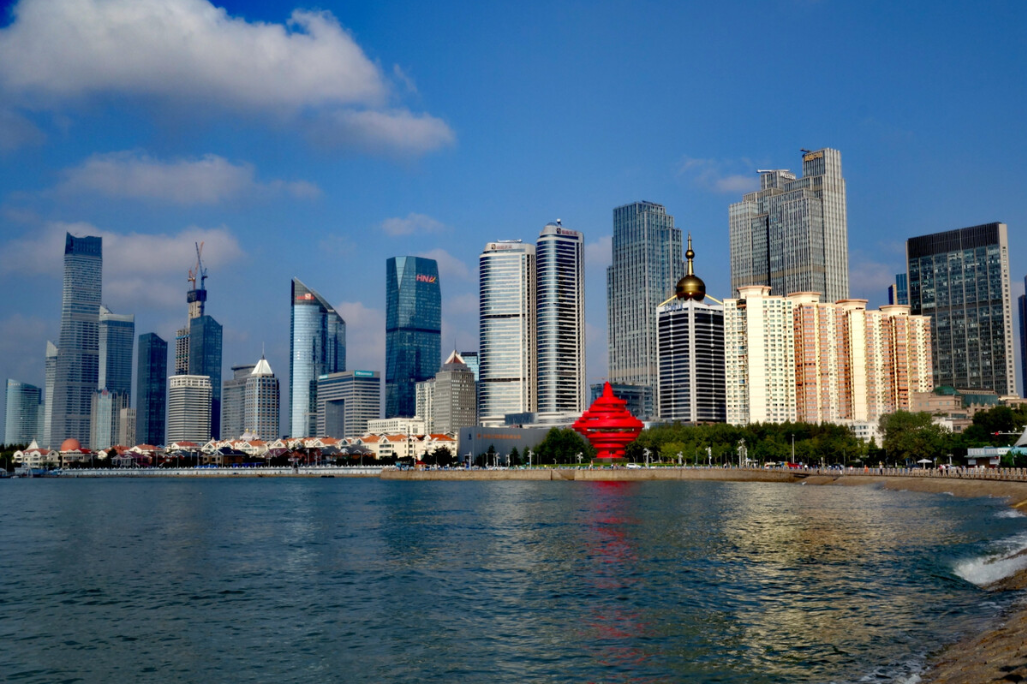
%> input picture Dehaze/test_images/54.png, 1027 x 684 px
$ octave demo.m   (GNU Octave 9; MATLAB toolbox functions it lacks are replaced by stand-ins)
%> lines starting %> are read from the running program, lines starting %| are printed output that depends on the picture
### Dehaze/functions/func_DCP_noSkyDetect.m
% function for Dark Channel Prior without sky detect
function output = func_DCP_noSkyDetect(input)
J = input;

patch_size_dc1 = 16;
str1=strel('square',patch_size_dc1);
Jdark = imerode(min(J,[],3),str1);

[m,n,~] = size(J);
imsize = m*n;
N = floor( m*n./1000 );
JDarkVec = reshape(Jdark,imsize,1);
ImVec = reshape(J,imsize,3);
[~,indices] = sort(JDarkVec);
indices = indices(imsize-N+1:end);
atmsum = zeros(1,3);
for ind = 1:N
    atmsum = atmsum + ImVec(indices(ind),:);
end
Ac = atmsum/N;
w = 0.8;
im = zeros(size(J));
for ind = 1:3
    im(:,:,ind)= J(:,:,ind)./Ac(ind);
end

dark2= imerode(min(im,[],3),str1);
Jt = 1 - w * dark2;
r = 64;
eps = 0.01;
s = 4;
Jt = fastguidedfilter(rgb2gray(J),Jt, r, eps, s);

Iorg = zeros(m,n,3);
for i = 1:1:m
    for j = 1:1:n
        for k = 1:1:3
        Iorg(i,j,k) = (J(i,j,k)-Ac(k)) ./ Jt(i,j) + Ac(k);
        end
    end
end
output = Iorg;
end

### Dehaze/functions4DCP/fastguidedfilter.m
function q = fastguidedfilter(I, p, r, eps, s)
%   GUIDEDFILTER   O(1) time implementation of guided filter.
%
%   - guidance image: I (should be a gray-scale/single channel image)
%   - filtering input image: p (should be a gray-scale/single channel image)
%   - local window radius: r
%   - regularization parameter: eps
%   - subsampling ratio: s (try s = r/4 to s=r)

I_sub = imresize(I, 1/s, 'nearest'); % NN is often enough
p_sub = imresize(p, 1/s, 'nearest');
r_sub = r / s; % make sure this is an integer

[hei, wid] = size(I_sub);
N = boxfilter(ones(hei, wid), r_sub); % the size of each local patch; N=(2r+1)^2 except for boundary pixels.

mean_I = boxfilter(I_sub, r_sub) ./ N;
mean_p = boxfilter(p_sub, r_sub) ./ N;
mean_Ip = boxfilter(I_sub.*p_sub, r_sub) ./ N;
cov_Ip = mean_Ip - mean_I .* mean_p; % this is the covariance of (I, p) in each local patch.

mean_II = boxfilter(I_sub.*I_sub, r_sub) ./ N;
var_I = mean_II - mean_I .* mean_I;

a = cov_Ip ./ (var_I + eps);
b = mean_p - a .* mean_I;

mean_a = boxfilter(a, r_sub) ./ N;
mean_b = boxfilter(b, r_sub) ./ N;

mean_a = imresize(mean_a, [size(I, 1), size(I, 2)], 'bilinear'); % bilinear is recommended
mean_b = imresize(mean_b, [size(I, 1), size(I, 2)], 'bilinear');

q = mean_a .* I + mean_b;
end

### Dehaze/functions4DCP/boxfilter.m
function imDst = boxfilter(imSrc, r)

%   BOXFILTER   O(1) time box filtering using cumulative sum
%
%   - Definition imDst(x, y)=sum(sum(imSrc(x-r:x+r,y-r:y+r)));
%   - Running time independent of r;
%   - Equivalent to the function: colfilt(imSrc, [2*r+1, 2*r+1], 'sliding', @sum);
%   - But much faster.

[hei, wid] = size(imSrc);
imDst = zeros(size(imSrc));

%cumulative sum over Y axis
imCum = cumsum(imSrc, 1);
%difference over Y axis
imDst(1:r+1, :) = imCum(1+r:2*r+1, :);
imDst(r+2:hei-r, :) = imCum(2*r+2:hei, :) - imCum(1:hei-2*r-1, :);
imDst(hei-r+1:hei, :) = repmat(imCum(hei, :), [r, 1]) - imCum(hei-2*r:hei-r-1, :);

%cumulative sum over X axis
imCum = cumsum(imDst, 2);
%difference over Y axis
imDst(:, 1:r+1) = imCum(:, 1+r:2*r+1);
imDst(:, r+2:wid-r) = imCum(:, 2*r+2:wid) - imCum(:, 1:wid-2*r-1);
imDst(:, wid-r+1:wid) = repmat(imCum(:, wid), [1, r]) - imCum(:, wid-2*r:wid-r-1);
end

### Dehaze/functions/func_DCP.m
% function for Dark Channel Prior with sky detect
function output = func_DCP(input)
image = input;

omega=0.8; % Omega should be between 0 and 1, bigger omega means stronger haze removal.
r = 64;
eps = 0.01;
s = 4;
patch_size_dc1=16;

[radiance2,transmission2]=dehaze(image,omega,r,eps,s,patch_size_dc1);
% dehazed image and the refined transmission map

output = radiance2;
end

### Dehaze/demo.m
%% Initialization
clc
clear
close all
warning ('off','all');
addpath('./functions/');
addpath('./functions4DCP/');
addpath('./functions4Retinex/');
addpath('./NR/');
addpath('./R/');

%% Load image
image_mode = input('Please choose the image set, 1 for real-world images, 2 for synthetic images: ');
%> the answer given: 1
% You should set your own file path below.
if image_mode == 1
    [File_Name,Path] = uigetfile(fullfile('D:\Academic\Design\Dehaze\test_images\real-world\','*.tif;*.jpg;*.png;*.gif*'),'Image Selector');
%> the answer given: test_images/54.png
elseif image_mode == 2
    [File_Name,Path] = uigetfile(fullfile('D:\Academic\Design\Dehaze\test_images\synthetic\synthetic\','*.tif;*.jpg;*.png;*.gif*'),'Image Selector');
else
    error('This image set does not exist.');
end

image = double(imread(fullfile(Path, File_Name)))./255;

%% Haze removal using Dark Channel Prior and Retinex
output0 = func_DCP_noSkyDetect(image); % Dark Channel Prior
%> in func_DCP_noSkyDetect, `Jdark = imerode(min(J,[],3),str1);`:
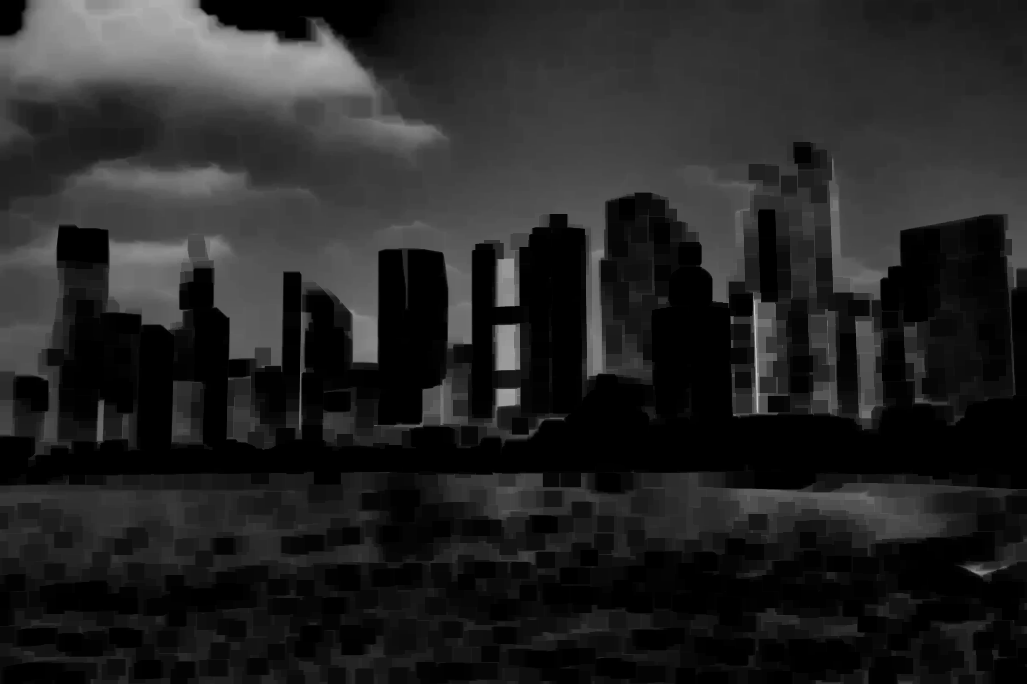
%> Jdark: size 684x1027 double; min 0, max 0.788, mean 0.143
%> in func_DCP_noSkyDetect, `indices = indices(imsize-N+1:end);`: indices = 702 values, max 518200 at index 627, min 90986 at index 79, mean 189671.8
%> the loop in func_DCP_noSkyDetect, `for ind = 1:N` made 702 passes
%> atmsum on passes 1 to 3: [0.753 0.753 0.784], [1.5 1.52 1.56], [2.25 2.28 2.33]
%> after the loop in func_DCP_noSkyDetect, `for ind = 1:N`: atmsum = [531.5 541.6 549.9]
%> in func_DCP_noSkyDetect, `Ac = atmsum/N;`: Ac = [0.757 0.772 0.783]
%> in boxfilter, `imDst(:, wid-r+1:wid) = repmat(imCum(:, wid), [1, r]) - imCum(:, wid-2..`:
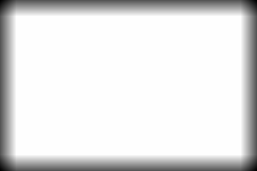
%> imDst: size 171x257 double; min 289, max 1089, mean 1003.3; drawn with min black and max white
%> in boxfilter (call 2), `imDst(hei-r+1:hei, :) = repmat(imCum(hei, :), [r, 1]) - imCum(hei-2*r:..`: imDst: size 171x257 double; min 3.2, max 32.2, mean 12.3
%> in boxfilter (call 2), `imDst(:, 1:r+1) = imCum(:, 1+r:2*r+1);`: imDst: size 171x257 double; min 3.2, max 553.2, mean 30.4
%> in boxfilter (call 2), `imDst(:, wid-r+1:wid) = repmat(imCum(:, wid), [1, r]) - imCum(:, wid-2..`: imDst: size 171x257 double; min 70.1, max 820, mean 393.1
%> in boxfilter (call 3), `imDst(hei-r+1:hei, :) = repmat(imCum(hei, :), [r, 1]) - imCum(hei-2*r:..`: imDst: size 171x257 double; min 5.98, max 33, mean 26.7
%> in boxfilter (call 3), `imDst(:, 1:r+1) = imCum(:, 1+r:2*r+1);`: imDst: size 171x257 double; min 5.98, max 1031, mean 67.7
%> in boxfilter (call 3), `imDst(:, wid-r+1:wid) = repmat(imCum(:, wid), [1, r]) - imCum(:, wid-2..`: imDst: size 171x257 double; min 165.1, max 1063, mean 851.5
%> call 4 of boxfilter, with r = 16
%> in boxfilter (call 4), `imDst(hei-r+1:hei, :) = repmat(imCum(hei, :), [r, 1]) - imCum(hei-2*r:..`: imDst: size 171x257 double; min 3.12, max 27.48, mean 10
%> in boxfilter (call 4), `imDst(:, 1:r+1) = imCum(:, 1+r:2*r+1);`: imDst: size 171x257 double; min 3.12, max 347.1, mean 24.2
%> in boxfilter (call 4), `imDst(:, wid-r+1:wid) = repmat(imCum(:, wid), [1, r]) - imCum(:, wid-2..`:
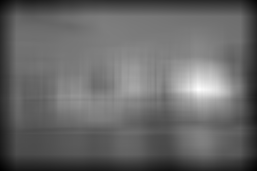
%> imDst: size 171x257 double; min 66.79, max 690.6, mean 320.4; drawn with min black and max white
%> in fastguidedfilter, `mean_Ip = boxfilter(I_sub.*p_sub, r_sub) ./ N;`:
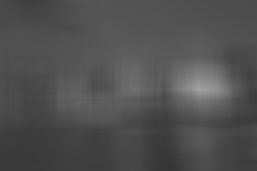
%> mean_Ip: size 171x257 double; min 0.209, max 0.634, mean 0.316
%> in fastguidedfilter, `cov_Ip = mean_Ip - mean_I .* mean_p;`:
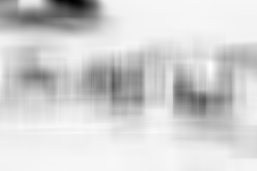
%> cov_Ip: size 171x257 double; min -0.0442, max 0.00126, mean -0.00657; drawn with min black and max white
%> call 5 of boxfilter, with r = 16
%> in boxfilter (call 5), `imDst(hei-r+1:hei, :) = repmat(imCum(hei, :), [r, 1]) - imCum(hei-2*r:..`: imDst: size 171x257 double; min 0.564, max 31.43, mean 5.6
%> in boxfilter (call 5), `imCum = cumsum(imDst, 2);`:
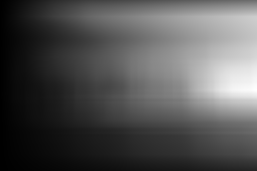
%> imCum: size 171x257 double; min 1.08, max 2192.9, mean 716.6; drawn with min black and max white
%> in boxfilter (call 5), `imDst(:, 1:r+1) = imCum(:, 1+r:2*r+1);`:
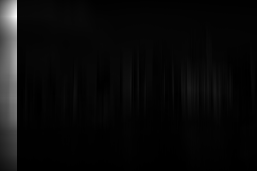
%> imDst: size 171x257 double; min 0.564, max 297.5, mean 13; drawn with min black and max white
%> the run ends on the next line
output1 = func_DCP(image); % Dark Channel Prior with sky detect
